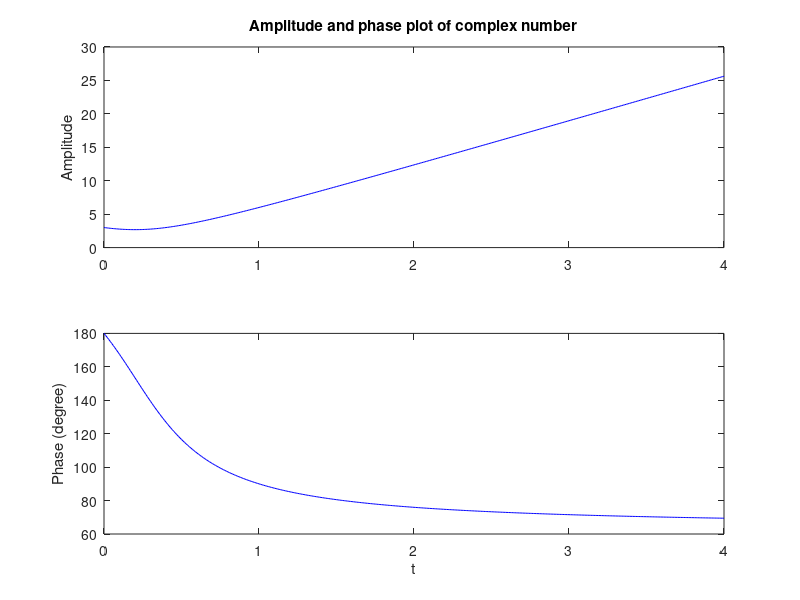

Recreate this plot in MATLAB.
t = 0:0.01:4;
ft = (t*(3 + 6i)) - 3;

figure(1)
subplot(2, 1, 1)
plot(t, abs(ft), 'b');
ylabel('Amplitude')
title('Amplitude and phase plot of complex number')

subplot(2, 1, 2)
plot(t, (angle(ft)*(180/pi)), 'b');
ylabel('Phase (degree)')
xlabel('t')